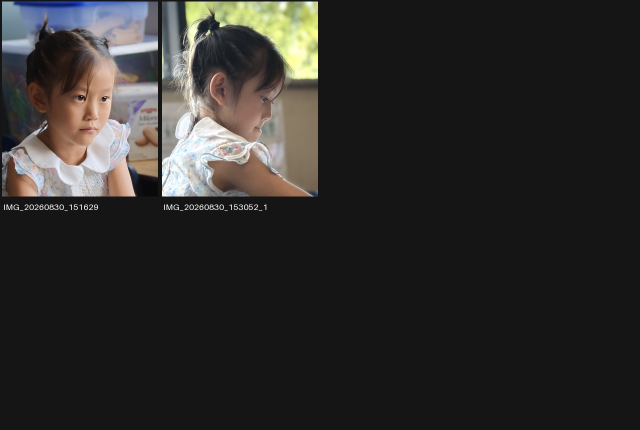
#> input picture .tmp_video_tools/selected_contact_sheet.jpg, 1280 x 860 px (shown at 1/2 size); its folder holds only this picture in this run
$ python select_face_frames.py . .   (older library calls are emulated)
#> lines starting #> are read from the running program, lines starting #| are printed output that depends on the picture
import csv
import math
import sys
from pathlib import Path

import cv2
import numpy as np
from PIL import Image, ImageDraw, ImageFont


sample_dir = Path(sys.argv[1])
report_dir = Path(sys.argv[2])
report_dir.mkdir(parents=True, exist_ok=True)

cascade = cv2.CascadeClassifier(
    cv2.data.haarcascades + "haarcascade_frontalface_default.xml"
)
records = []

for path in sorted(sample_dir.glob("*.jpg")):
    frame = cv2.imread(str(path))
#> frame is the input picture: shape (860, 1280, 3); mean B, G, R 43, 44.8, 46.3
    if frame is None:
        continue
    h, w = frame.shape[:2]
#> h = 860; w = 1280
    gray = cv2.cvtColor(frame, cv2.COLOR_BGR2GRAY)
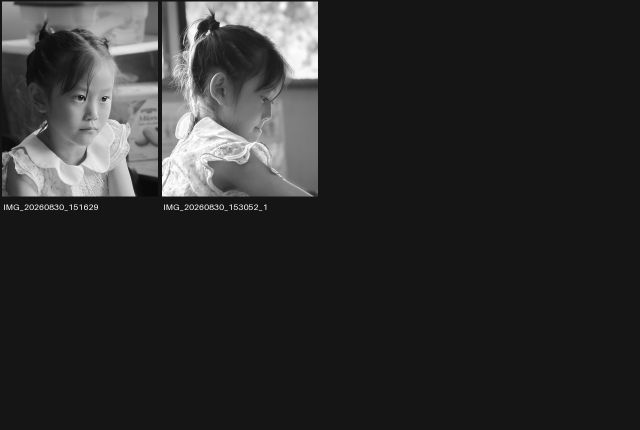
#> gray: shape (860, 1280) (shown at 1/2 size); min 5, max 255, mean 45.1
    detect = cv2.resize(gray, None, fx=0.5, fy=0.5, interpolation=cv2.INTER_AREA)
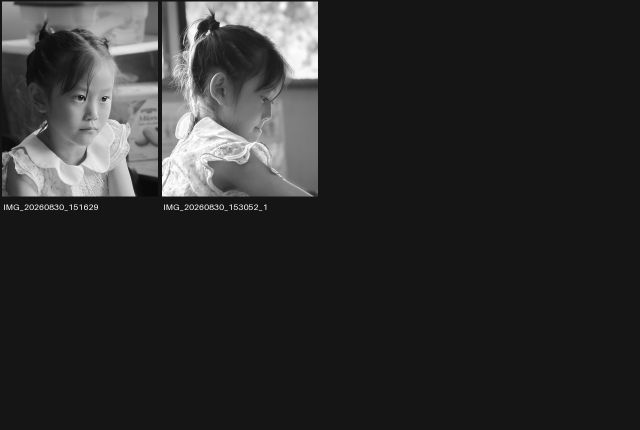
#> detect: shape (430, 640); min 8, max 255, mean 45.1
    faces = cascade.detectMultiScale(
        detect, scaleFactor=1.08, minNeighbors=5, minSize=(45, 45)
    )
#> faces = ()
    if len(faces) == 0:
        continue
    x, y, fw, fh = max(faces, key=lambda box: box[2] * box[3])
    x, y, fw, fh = (int(v * 2) for v in (x, y, fw, fh))
    pad = int(0.12 * max(fw, fh))
    x0, y0 = max(0, x - pad), max(0, y - pad)
    x1, y1 = min(w, x + fw + pad), min(h, y + fh + pad)
    roi = gray[y0:y1, x0:x1]
    sharpness = float(cv2.Laplacian(roi, cv2.CV_64F).var())
    brightness = float(np.mean(roi))
    exposure = max(0.0, 1.0 - abs(brightness - 135.0) / 135.0)
    face_ratio = (fw * fh) / (w * h)
    center_x, center_y = x + fw / 2, y + fh / 2
    center_dist = math.hypot(center_x / w - 0.5, center_y / h - 0.5)
    score = (
        2.2 * math.log1p(sharpness)
        + 7.0 * math.sqrt(face_ratio)
        + 1.5 * exposure
        - 0.6 * center_dist
    )
    thumb = cv2.resize(gray, (32, 32), interpolation=cv2.INTER_AREA)
    records.append(
        {
            "path": path,
            "frame": path.stem,
            "x": x,
            "y": y,
            "w": fw,
            "h": fh,
            "sharpness": sharpness,
            "brightness": brightness,
            "face_ratio": face_ratio,
            "score": score,
            "thumb": thumb,
        }
    )

records.sort(key=lambda row: row["score"], reverse=True)

# Retain quality while suppressing consecutive and visually near-identical frames.
chosen = []
for row in records:
    index = int(row["frame"].split("_")[-1])
    duplicate = False
    for kept in chosen:
        kept_index = int(kept["frame"].split("_")[-1])
        visual_delta = float(np.mean(np.abs(row["thumb"].astype(float) - kept["thumb"])))
        if abs(index - kept_index) < 4 or visual_delta < 6.0:
            duplicate = True
            break
    if not duplicate:
        chosen.append(row)
    if len(chosen) >= 30:
        break

with (report_dir / "candidates.csv").open("w", newline="", encoding="utf-8") as handle:
    writer = csv.DictWriter(
        handle,
        fieldnames=["rank", "frame", "timestamp_s", "score", "sharpness", "brightness", "face_ratio", "x", "y", "w", "h"],
    )
    writer.writeheader()
    for rank, row in enumerate(chosen, 1):
        writer.writerow(
            {
                "rank": rank,
                "frame": row["frame"],
                "timestamp_s": f"{(int(row['frame'].split('_')[-1]) - 1) / 6:.3f}",
                "score": f"{row['score']:.3f}",
                "sharpness": f"{row['sharpness']:.2f}",
                "brightness": f"{row['brightness']:.2f}",
                "face_ratio": f"{row['face_ratio']:.5f}",
                "x": row["x"], "y": row["y"], "w": row["w"], "h": row["h"],
            }
        )

tile_w, tile_h = 384, 250
cols = 5
rows = math.ceil(len(chosen) / cols)
sheet = Image.new("RGB", (cols * tile_w, rows * tile_h), "#111111")
draw = ImageDraw.Draw(sheet)
font = ImageFont.load_default(size=18)
for rank, row in enumerate(chosen, 1):
    image = Image.open(row["path"]).convert("RGB")
    image.thumbnail((tile_w, tile_h - 28), Image.Resampling.LANCZOS)
    col, line = (rank - 1) % cols, (rank - 1) // cols
    ox = col * tile_w + (tile_w - image.width) // 2
    oy = line * tile_h
    sheet.paste(image, (ox, oy))
    label = f"#{rank} {row['frame']}  {(int(row['frame'].split('_')[-1])-1)/6:.2f}s"
    draw.text((col * tile_w + 8, line * tile_h + tile_h - 24), label, fill="white", font=font)

#> (the run stopped early here; a loop or call above may not have finished)
